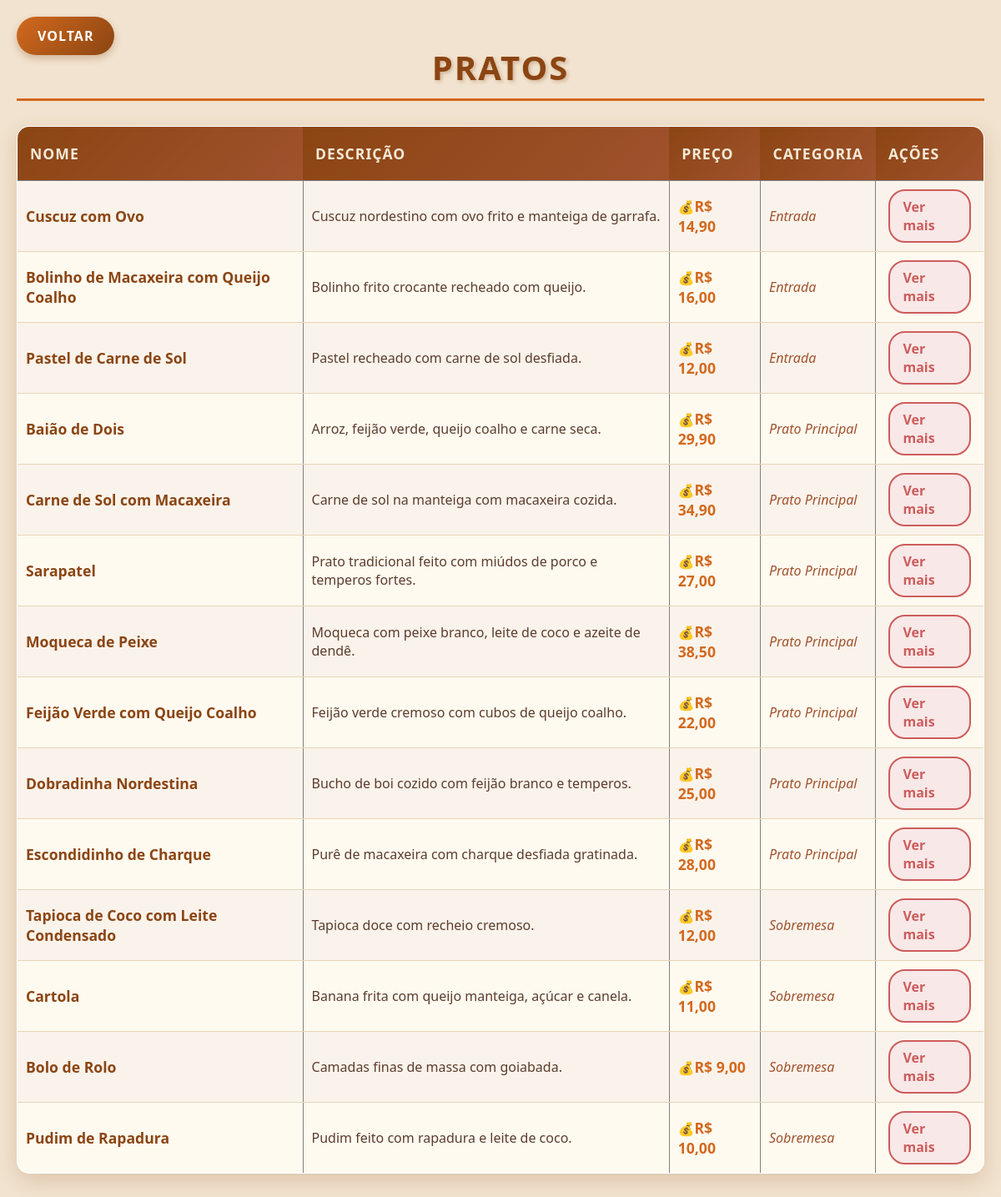
Page /cliente/pratos_cli.php on the committed database.
### tables this page shows
CREATE TABLE pratos (
    id INT PRIMARY KEY AUTO_INCREMENT,
    nome VARCHAR(100),
    descricao TEXT,
    preco DECIMAL(10,2),
    imagem VARCHAR(255),
    categoria_id INT,
    FOREIGN KEY (categoria_id) REFERENCES categorias(id)
);

CREATE TABLE categorias (
    id INT PRIMARY KEY AUTO_INCREMENT,
    nome VARCHAR(50)
);

### cliente/pratos_cli.php (the view, shortened to what this page needs)
<?php
include "../conexao/conexao.php";
$sql = "SELECT p.id, p.nome, p.descricao, p.preco, p.imagem, cat.nome AS categoria
        FROM pratos p
        JOIN categorias cat ON p.categoria_id = cat.id";
$result = $conn->query($sql);
?>
<!DOCTYPE html>
<html lang="pt-br">
<head>
    <link rel="stylesheet" href="../css/styles.css">
</head>
<body>
    <h2>Pratos</h2>
    <a class="voltar" href="../cliente/index_cli.html">Voltar</a>
    <table border="1" cellpadding="10">
        <tr>
            <th>Nome</th>
            <th>Descrição</th>
            <th>Preço</th>
            <th>Categoria</th>
            <th>Ações</th>
        </tr>
        <?php
        if ($result && $result->num_rows > 0) {
            while ($row = $result->fetch_assoc()):
                $nomeJS = addslashes($row['nome']);
                $descJS = addslashes(str_replace(["\r", "\n"], " ", $row['descricao']));
                $precoJS = number_format($row['preco'], 2, ',', '.');
                $nomeArquivo = $row['imagem'];
                if (!empty($nomeArquivo)) {
                    $caminhoImagem = "../img/" . $nomeArquivo;
                } else {
                    $caminhoImagem = "https://via.placeholder.com/500x300?text=Sem+Foto";
                }
        ?>
        <tr>
            <td><?= htmlspecialchars($row['nome']) ?></td>
            <td><?= htmlspecialchars($row['descricao']) ?></td>
            <td>R$ <?= number_format($row['preco'], 2, ',', '.') ?></td>
            <td><?= htmlspecialchars($row['categoria']) ?></td>
            <td>
                <a href="javascript:void(0)"
                   onclick="openModal('<?= $nomeJS ?>', '<?= $descJS ?>', 'R$ <?= $precoJS ?>', '<?= $caminhoImagem ?>')">
                   Ver mais
                </a>
            </td>
        </tr>
        <?php
            endwhile;
        } else {
            echo "<tr><td colspan='5' style='text-align: center;'>Nenhum prato encontrado.</td></tr>";
        }
        ?>
    </table>
</body>
</html>

### css/styles.css (style rules this page uses)
body { font-family: 'Segoe UI', Tahoma, Geneva, Verdana, sans-serif; background-color: #f5e9d7; margin: 0; padding: 20px; color: #5c3d2e; }
h2 { text-align: center; color: #8b4513; font-size: 2.5em; margin-bottom: 30px; text-transform: uppercase; letter-spacing: 2px; text-shadow: 2px 2px 4px rgba(139, 69, 19, 0.3); border-bottom: 3px solid #d2691e; padding-bottom: 10px; font-weight: bold; }
.voltar { display: flex; background: linear-gradient(135deg, #d2691e, #8b4513); color: white; padding: 12px 25px; text-decoration: none; border-radius: 25px; margin-bottom: 30px; font-weight: bold; text-transform: uppercase; letter-spacing: 1px; transition: all 0.3s ease; box-shadow: 0 4px 8px rgba(139, 69, 19, 0.3); float: right; }
table { width: 100%; border-collapse: collapse; background: white; border-radius: 15px; overflow: hidden; box-shadow: 0 8px 25px rgba(139, 69, 19, 0.2); margin-bottom: 30px; }
th { background: linear-gradient(135deg, #8b4513, #a0522d); color: #f5e9d7; padding: 20px 15px; text-align: left; font-weight: bold; text-transform: uppercase; letter-spacing: 1px; font-size: 1.1em; border: none; }
tr:nth-child(even) { background-color: #faf3eb; }
tr:nth-child(odd) { background-color: #fffaf0; }
td { border-bottom: 1px solid #e8d5b7; color: #5c3d2e; font-size: 1em; }
td:first-child { font-weight: bold; color: #8b4513; font-size: 1.1em; }
td:nth-child(3) { font-weight: bold; color: #d2691e; font-size: 1.1em; }
td:nth-child(4) { font-style: italic; color: #a0522d; }
td:last-child a { color: #8b4513; text-decoration: none; padding: 8px 15px; border-radius: 20px; transition: all 0.3s ease; font-weight: bold; margin: 0 5px; display: inline-block; }
td:last-child a:first-child { background-color: #f0e6d2; border: 2px solid #d2691e; }
td:last-child a:last-child { background-color: #f8e8e8; border: 2px solid #cd5c5c; color: #cd5c5c; }
tr { animation: fadeIn 0.5s ease-in-out; }
td:nth-child(3)::before { content: "💰"; font-size: 0.9em; }
.voltar { position: absolute; top: 20px; left: 20px; }

### rows in the picture
pratos: nome "Cuscuz com Ovo", descricao "Cuscuz nordestino com ovo frito e manteiga de garrafa.", preco "14,90", categoria.nome "Entrada"
pratos: nome "Bolinho de Macaxeira com Queijo Coalho", descricao "Bolinho frito crocante recheado com queijo.", preco "16,00", categoria.nome "Entrada"
pratos: nome "Pastel de Carne de Sol", descricao "Pastel recheado com carne de sol desfiada.", preco "12,00", categoria.nome "Entrada"
pratos: nome "Baião de Dois", descricao "Arroz, feijão verde, queijo coalho e carne seca.", preco "29,90", categoria.nome "Prato Principal"
pratos: nome "Carne de Sol com Macaxeira", descricao "Carne de sol na manteiga com macaxeira cozida.", preco "34,90", categoria.nome "Prato Principal"
pratos: nome "Sarapatel", descricao "Prato tradicional feito com miúdos de porco e temperos fortes.", preco "27,00", categoria.nome "Prato Principal"
pratos: nome "Moqueca de Peixe", descricao "Moqueca com peixe branco, leite de coco e azeite de dendê.", preco "38,50", categoria.nome "Prato Principal"
pratos: nome "Feijão Verde com Queijo Coalho", descricao "Feijão verde cremoso com cubos de queijo coalho.", preco "22,00", categoria.nome "Prato Principal"
pratos: nome "Dobradinha Nordestina", descricao "Bucho de boi cozido com feijão branco e temperos.", preco "25,00", categoria.nome "Prato Principal"
pratos: nome "Escondidinho de Charque", descricao "Purê de macaxeira com charque desfiada gratinada.", preco "28,00", categoria.nome "Prato Principal"
pratos: nome "Tapioca de Coco com Leite Condensado", descricao "Tapioca doce com recheio cremoso.", preco "12,00", categoria.nome "Sobremesa"
pratos: nome "Cartola", descricao "Banana frita com queijo manteiga, açúcar e canela.", preco "11,00", categoria.nome "Sobremesa"
pratos: nome "Bolo de Rolo", descricao "Camadas finas de massa com goiabada.", preco "9,00", categoria.nome "Sobremesa"
pratos: nome "Pudim de Rapadura", descricao "Pudim feito com rapadura e leite de coco.", preco "10,00", categoria.nome "Sobremesa"
